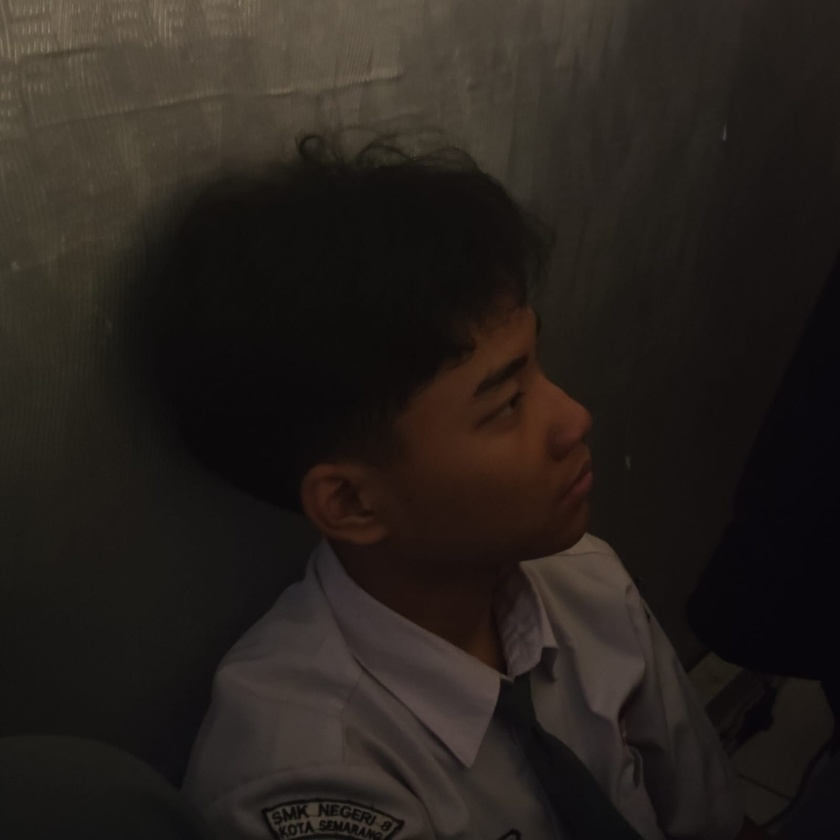
#> input picture mosaic/profile.jpeg, 840 x 840 px, shrunk from 1600 x 1600 before the run
$ python main.py
#> lines starting #> are read from the running program, lines starting #| are printed output that depends on the picture
import matplotlib.pyplot as plt
import numpy as np

img = plt.imread('profile.jpeg')
#> img is the input picture: shape (840, 840, 3); mean R, G, B 38.8, 33, 28.7
h, w, c = img.shape
#> h = 840; w = 840; c = 3

canvas = np.zeros((h * 2, w * 2, c), dtype=np.uint8)

img_bright = np.clip(img.astype(int) + 60, 0, 255).astype(np.uint8)
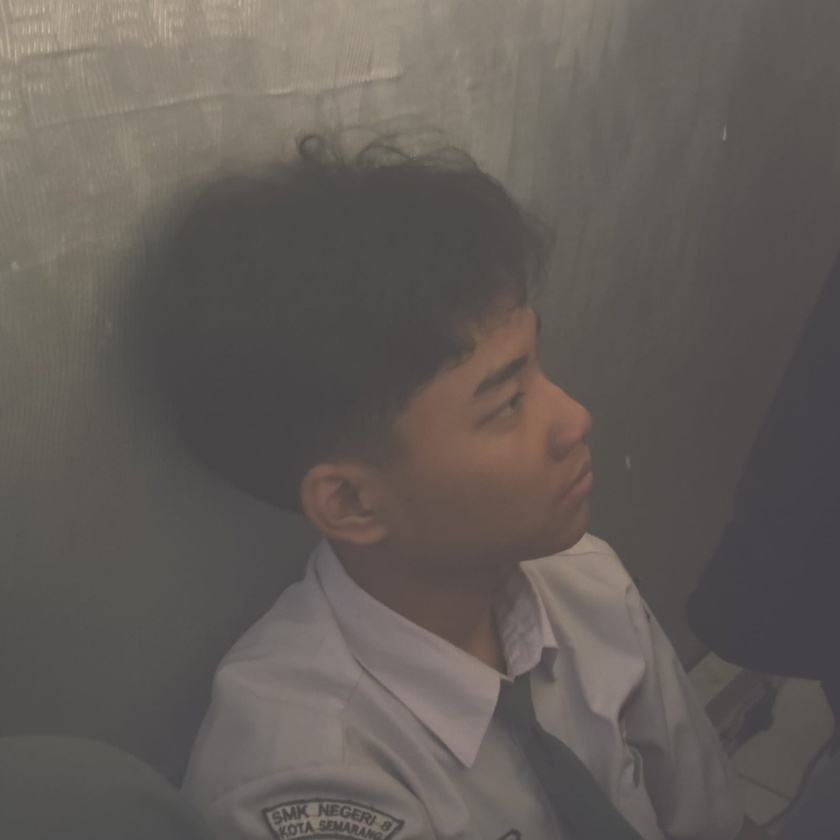
#> img_bright: shape (840, 840, 3); mean R, G, B 98.8, 93, 88.7
img_dark = np.clip(img.astype(int) - 60, 0, 255).astype(np.uint8)
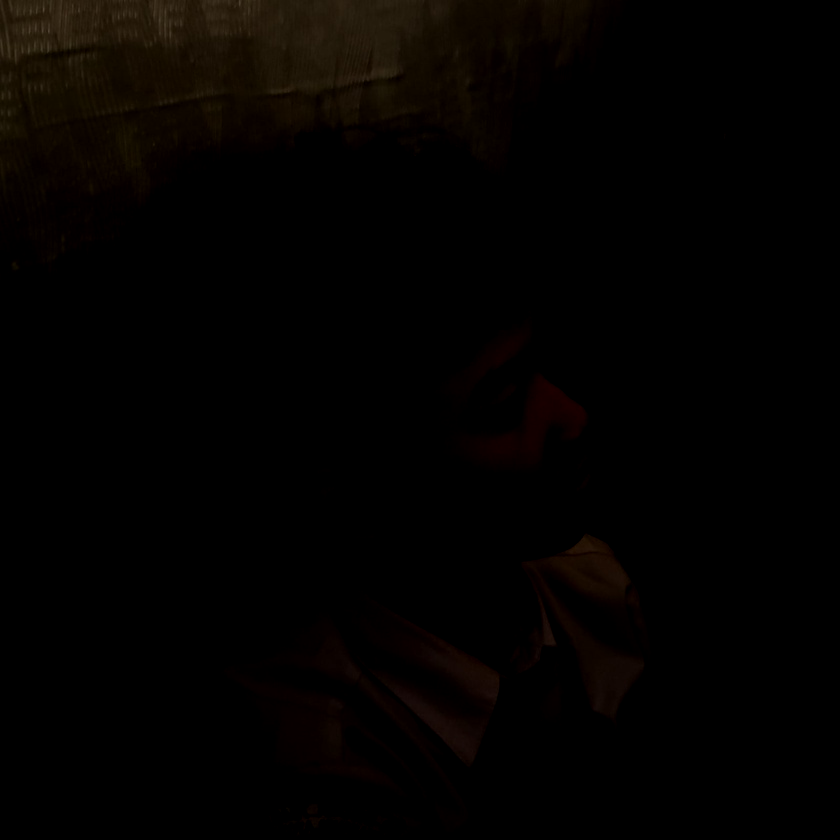
#> img_dark: shape (840, 840, 3); mean R, G, B 3.6, 1.9, 0.5
img_no_red = img.copy()
img_no_red[:, :, 0] = 0
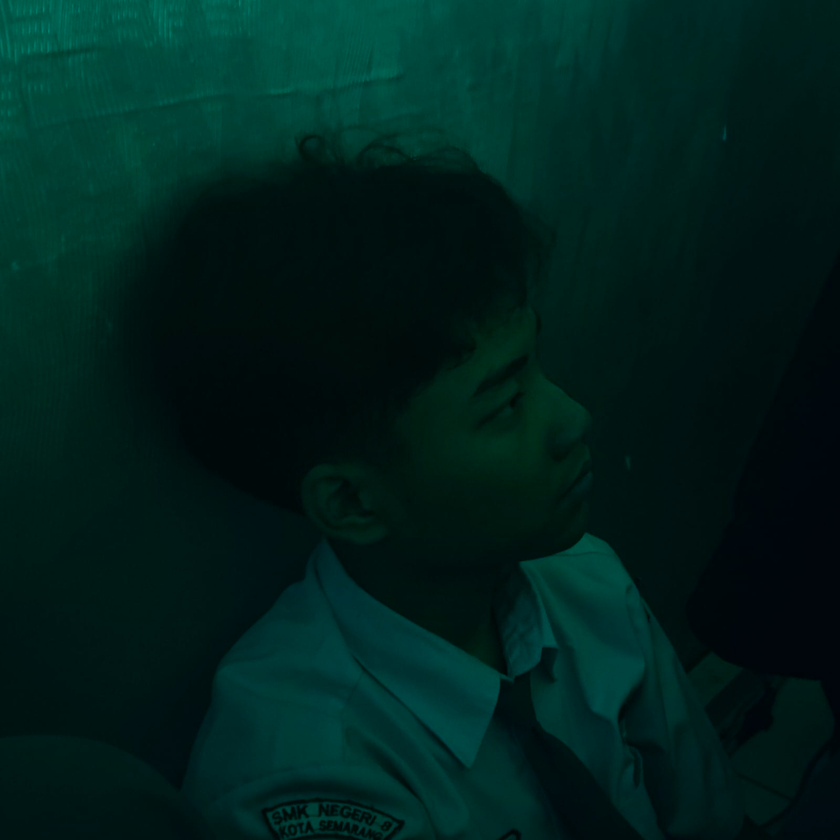
#> img_no_red: shape (840, 840, 3); mean R, G, B 0, 33, 28.7

canvas[0:h, 0:w] = img
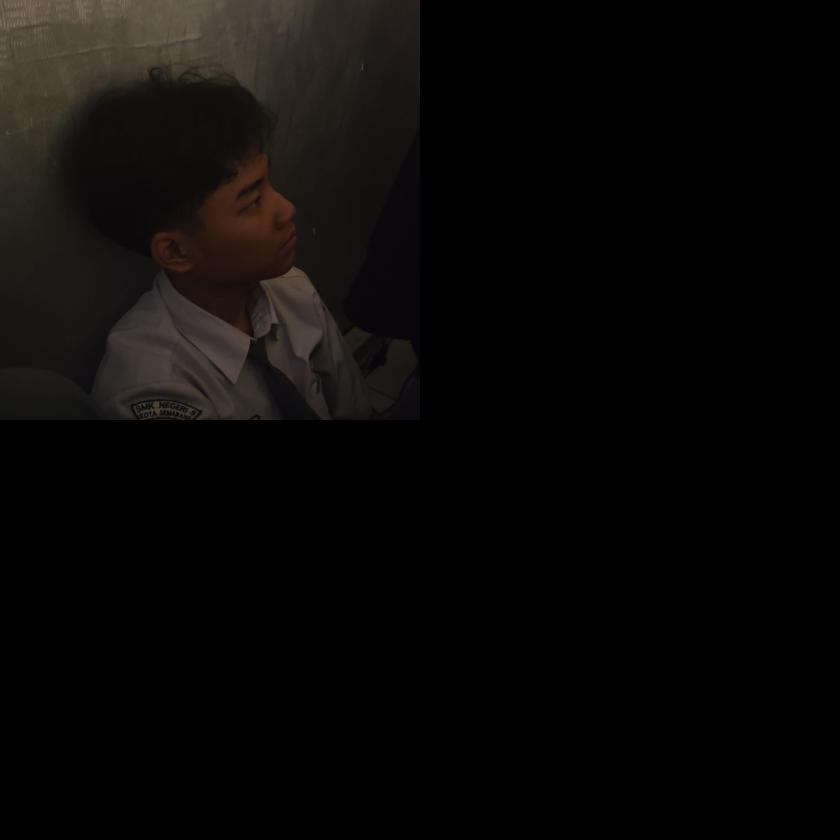
#> canvas: shape (1680, 1680, 3) (shown at 1/2 size); mean R, G, B 9.7, 8.3, 7.2
canvas[0:h, w:w*2] = img_bright
canvas[h:h*2, 0:w] = img_dark
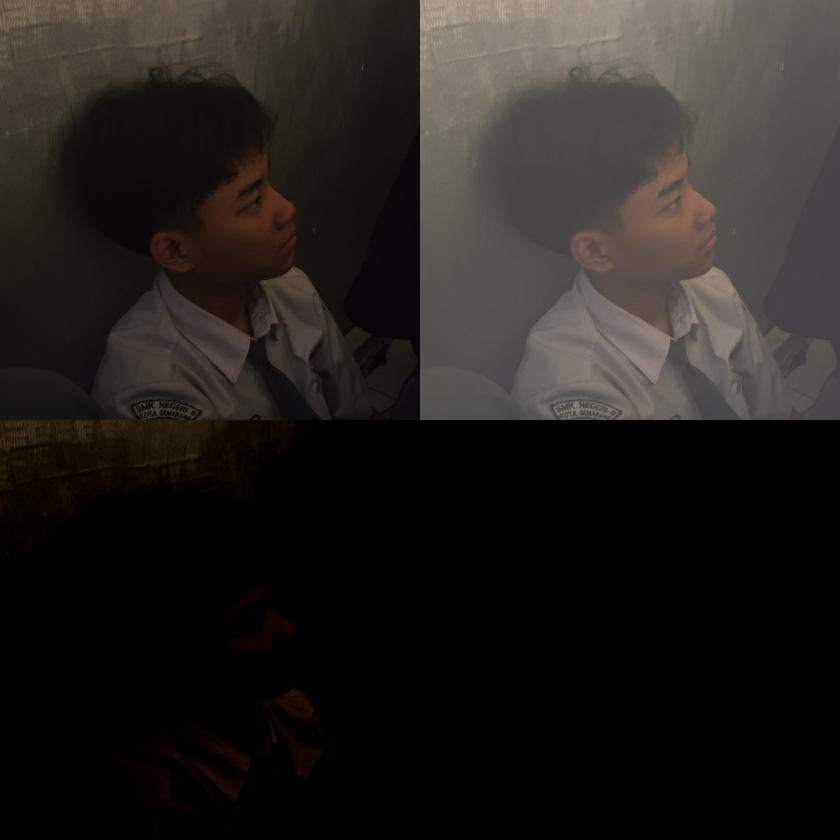
#> canvas: shape (1680, 1680, 3) (shown at 1/2 size); mean R, G, B 35.3, 32, 29.5
canvas[h:h*2, w:w*2] = img_no_red
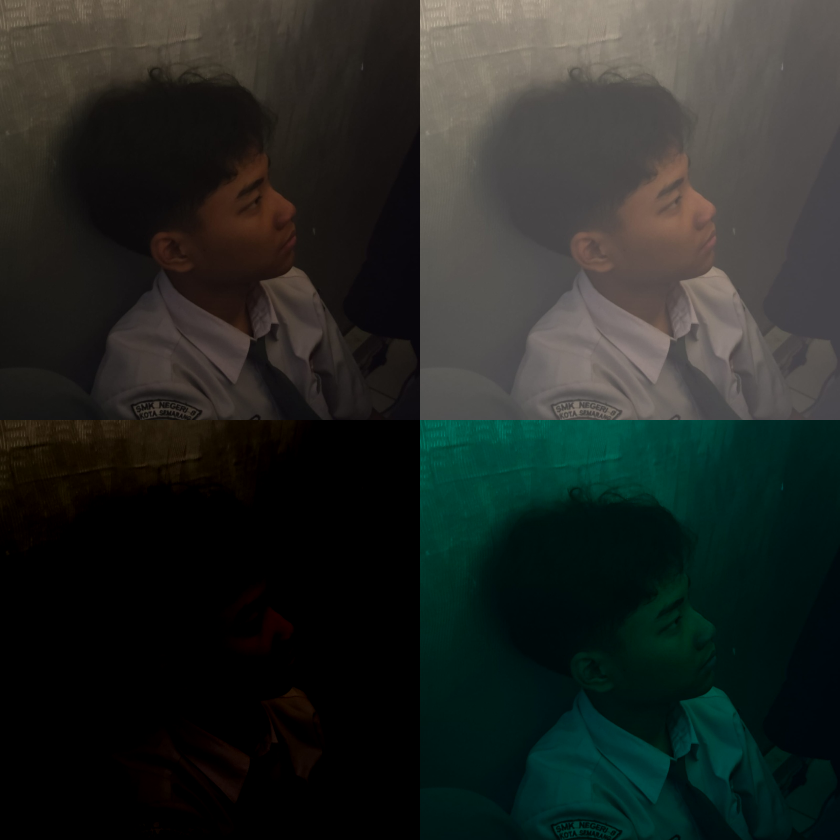
#> canvas: shape (1680, 1680, 3) (shown at 1/2 size); mean R, G, B 35.3, 40.2, 36.6

plt.imshow(canvas)
plt.axis('off')
plt.show()
